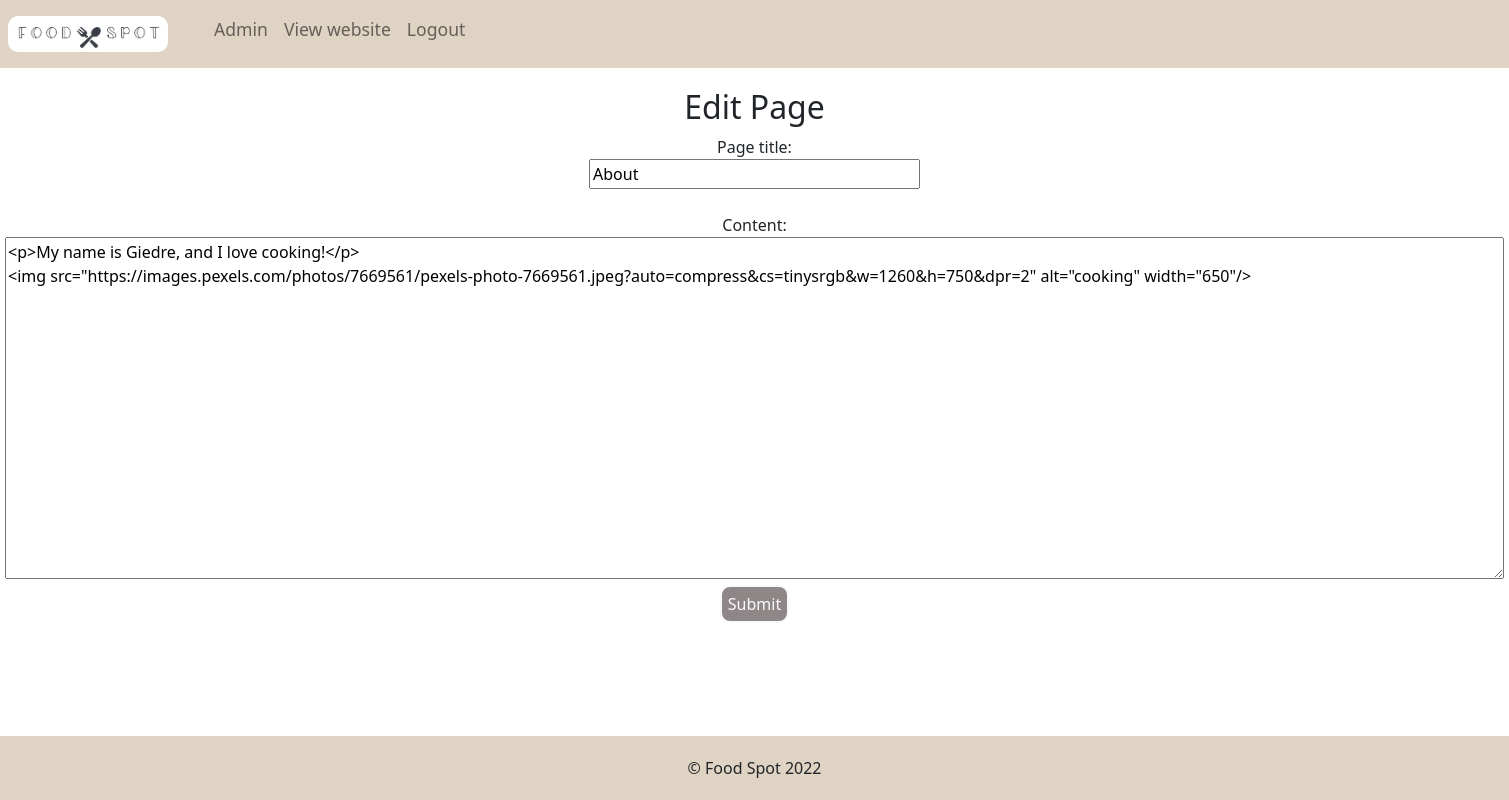
Page /admin/editpage.php?id=2 on the committed database.
### tables this page shows
CREATE TABLE `pages` (
  `ID` int(11) NOT NULL AUTO_INCREMENT,
  `title` varchar(255) DEFAULT NULL,
  `isRoot` int(11) NOT NULL DEFAULT 1,
  `content` text DEFAULT NULL,
  PRIMARY KEY (`ID`)
);

### admin/editpage.php (the view, shortened to what this page needs)
<?php
require('../config.php');
?>
<!DOCTYPE html>
<html lang="en">
<head>
	<link rel="stylesheet" href="../style/navbar.css" />
	<link rel="stylesheet" href="../style/footer.css" />
	<link rel="stylesheet" href="../style/style.css" />
	<link href="https://cdn.jsdelivr.net/npm/bootstrap@5.2.0-beta1/dist/css/bootstrap.min.css" rel="stylesheet">
</head>
<body>
	<?php include('../includes/navbar.php'); ?>
	<h2 id='title'>Edit Page</h2>
	<?php
	$id = $_GET['id'];
	$id = mysqli_real_escape_string($conn, $id);
	$query = mysqli_query($conn, "SELECT * FROM pages WHERE ID='$id'");
	$row = mysqli_fetch_object($query);
	?>
	<div id="content">
		<form action="" method="post">
			<label for="title">Page title:</label> </br>
			<input name="title" type="text" value="<?php echo $row->title; ?>" size="30" /></br></br>
			<label for="content">Content:</label></br>
			<textarea name="content" cols="160" rows="14"><?php echo $row->content; ?></textarea></br>
			<button type="submit" name="submit">Submit</button>
		</form>
	</div>
	<?php include('../includes/footer.php'); ?>
</body>
</html>

### style/style.css (style rules this page uses)
button { border: 2px solid #f9f9f9; border-radius: 10px !important; background-color: #8f8787; color:#f9f9f9; transition: 0,7s; padding-top: 5px; padding-bottom: 5px; }
#title , #content { text-align: center; margin-top: 20px; }
#content { margin-bottom: 90px !important; margin: auto; }

### rows in the picture
pages: title "About", content "<p>My name is Giedre, and I love cooking!</p> <img src=\"https://images.pexels.com/photos/7669561/pexels-photo-7669561.jpeg?auto=compress&cs=tinysrgb&w=1260&h=750&dpr=2\" alt=\"cooking\" width=\"650\"/>"

### other values in the picture
SITETITLE "Food Spot"
